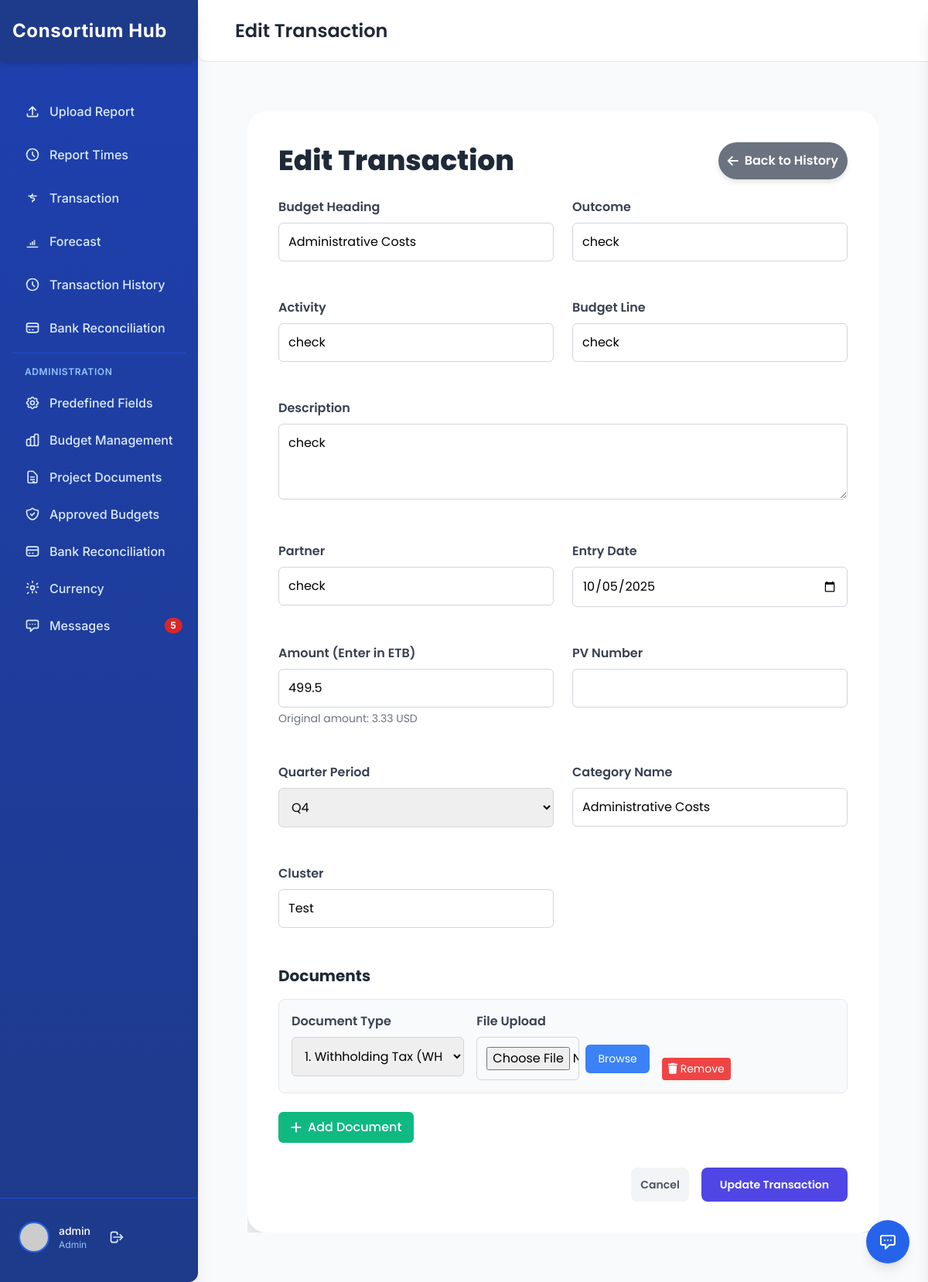
The app's page /edit_transaction.php?id=225 (signed in) with its own data.
### tables this page shows
CREATE TABLE `budget_preview` (
  `PreviewID` int(11) NOT NULL,
  `BudgetHeading` varchar(255) DEFAULT NULL,
  `Outcome` varchar(255) DEFAULT NULL,
  `Activity` varchar(255) DEFAULT NULL,
  `BudgetLine` varchar(255) DEFAULT NULL,
  `Description` text DEFAULT NULL,
  `Partner` varchar(255) DEFAULT NULL,
  `EntryDate` date DEFAULT NULL,
  `Amount` decimal(18,2) DEFAULT NULL,
  `PVNumber` varchar(50) DEFAULT NULL,
  `Documents` varchar(255) DEFAULT NULL,
  `DocumentPaths` text DEFAULT NULL,
  `DocumentTypes` varchar(500) DEFAULT NULL,
  `OriginalNames` varchar(500) DEFAULT NULL,
  `QuarterPeriod` varchar(10) DEFAULT NULL,
  `CategoryName` varchar(255) DEFAULT NULL,
  `OriginalBudget` decimal(18,2) DEFAULT NULL,
  `RemainingBudget` decimal(18,2) DEFAULT NULL,
  `ActualSpent` decimal(18,2) DEFAULT NULL,
  `VariancePercentage` decimal(5,2) DEFAULT NULL,
  `CreatedAt` timestamp NOT NULL DEFAULT current_timestamp(),
  `UpdatedAt` timestamp NOT NULL DEFAULT current_timestamp() ON UPDATE current_timestamp(),
  `cluster` varchar(255) DEFAULT NULL,
  `budget_id` int(11) DEFAULT NULL,
  `ForecastAmount` decimal(18,2) DEFAULT NULL,
  `COMMENTS` varchar(255) DEFAULT NULL,
  `ACCEPTANCE` varchar(255) DEFAULT NULL,
  `currency` varchar(3) DEFAULT 'ETB',
  `use_custom_rate` tinyint(1) NOT NULL DEFAULT 0,
  `usd_to_etb` decimal(18,4) DEFAULT NULL,
  `eur_to_etb` decimal(18,4) DEFAULT NULL,
  `usd_to_eur` decimal(18,4) DEFAULT NULL
);

### edit_transaction.php (the view, shortened to what the rows shown need)
<?php
require_once 'config.php';
require_once 'currency_functions_pdo.php';
$previewId = isset($_GET['id']) ? intval($_GET['id']) : 0;
if ($previewId > 0) {
    try {
        $query = "SELECT * FROM budget_preview WHERE PreviewID = :previewId";
        $stmt = $conn->prepare($query);
        $stmt->execute([':previewId' => $previewId]);
        $transaction = $stmt->fetch(PDO::FETCH_ASSOC);
        $currencyRates = [];
        if (!empty($transaction['cluster'])) {
            $currencyRates = getCurrencyRatesByClusterNamePDO($conn, $transaction['cluster']);
        } else {
            $currencyRates = [
                'USD_to_ETB' => 55.0000,
                'EUR_to_ETB' => 60.0000
            ];
        }
        $originalCurrency = $transaction['currency'] ?? 'USD';
        $amountInETB = convertCurrency($transaction['Amount'], $originalCurrency, 'ETB', $currencyRates);
    } catch (PDOException $e) {
        $_SESSION['error_message'] = "Error fetching transaction: " . $e->getMessage();
        header("Location: history.php");
        exit();
    }
} else {
    $_SESSION['error_message'] = "Invalid transaction ID.";
    header("Location: history.php");
    exit();
}
include 'header.php';
?>
<!DOCTYPE html>
<html lang="en">
<head>
    <script src="https://cdn.tailwindcss.com"></script>
    <link rel="stylesheet" href="https://cdnjs.cloudflare.com/ajax/libs/font-awesome/6.4.0/css/all.min.css">
</head>
<body>
<?php
$included = defined('INCLUDED_FROM_INDEX') || isset($GLOBALS['in_index_context']);
if (!$included):
?>
<div class="flex flex-col flex-1 min-w-0">
    <header class="flex items-center justify-between h-20 px-8 bg-white border-b border-gray-200 shadow-sm rounded-bl-xl">
        <div class="flex items-center">
            <h2 class="ml-4 text-2xl font-semibold text-gray-800">Edit Transaction</h2>
        </div>
    </header>
    <main class="flex-1 p-8 overflow-y-auto overflow-x-auto bg-gray-50">
<?php endif; ?>
    <div class="main-content-flex">
        <div class="content-container">
           <div id="editTransactionSection" class="bg-white p-4 sm:p-6 md:p-10 rounded-3xl shadow-2xl w-full mx-auto card-hover animate-fadeIn">
                <form method="POST" action="" enctype="multipart/form-data">
                    <div class="grid grid-cols-1 md:grid-cols-2 gap-6">
                        <div class="form-group">
                            <label class="form-label" for="budget_heading">Budget Heading</label>
                            <input type="text" id="budget_heading" name="budget_heading" class="form-input" value="<?php echo htmlspecialchars($transaction['BudgetHeading'] ?? ''); ?>" required>
                        </div>
                        <div class="form-group">
                            <label class="form-label" for="outcome">Outcome</label>
                            <input type="text" id="outcome" name="outcome" class="form-input" value="<?php echo htmlspecialchars($transaction['Outcome'] ?? ''); ?>">
                        </div>
                        <div class="form-group">
                            <label class="form-label" for="activity">Activity</label>
                            <input type="text" id="activity" name="activity" class="form-input" value="<?php echo htmlspecialchars($transaction['Activity'] ?? ''); ?>">
                        </div>
                        <div class="form-group">
                            <label class="form-label" for="budget_line">Budget Line</label>
                            <input type="text" id="budget_line" name="budget_line" class="form-input" value="<?php echo htmlspecialchars($transaction['BudgetLine'] ?? ''); ?>">
                        </div>
                        <div class="form-group md:col-span-2">
                            <label class="form-label" for="description">Description</label>
                            <textarea id="description" name="description" class="form-textarea" rows="3"><?php echo htmlspecialchars($transaction['Description'] ?? ''); ?></textarea>
                        </div>
                        <div class="form-group">
                            <label class="form-label" for="partner">Partner</label>
                            <input type="text" id="partner" name="partner" class="form-input" value="<?php echo htmlspecialchars($transaction['Partner'] ?? ''); ?>">
                        </div>
                        <div class="form-group">
                            <label class="form-label" for="entry_date">Entry Date</label>
                            <input type="date" id="entry_date" name="entry_date" class="form-input" value="<?php echo htmlspecialchars($transaction['EntryDate'] ?? ''); ?>" required>
                        </div>
                        <div class="form-group">
                            <label class="form-label" for="amount">Amount (Enter in ETB)</label>
                            <input type="number" step="0.01" id="amount" name="amount" class="form-input" value="<?php echo htmlspecialchars($amountInETB ?? 0); ?>" required>
                            <div class="text-sm text-gray-500 mt-1">
                                Original amount: <?php echo htmlspecialchars($transaction['Amount'] ?? 0); ?> USD
                            </div>
                        </div>
                        <div class="form-group">
                            <label class="form-label" for="quarter_period">Quarter Period</label>
                            <select id="quarter_period" name="quarter_period" class="form-select" required>
                                <option value="Q4" <?php echo ($transaction['QuarterPeriod'] ?? '') === 'Q4' ? 'selected' : ''; ?>>Q4</option>
                            </select>
                        </div>
                        <div class="form-group">
                            <label class="form-label" for="category_name">Category Name</label>
                            <input type="text" id="category_name" name="category_name" class="form-input" value="<?php echo htmlspecialchars($transaction['CategoryName'] ?? ''); ?>" required>
                        </div>
                        <div class="form-group">
                            <label class="form-label" for="cluster">Cluster</label>
                            <input type="text" id="cluster" name="cluster" class="form-input" value="<?php echo htmlspecialchars($transaction['cluster'] ?? ''); ?>" required>
                        </div>
                    </div>
                </form>
            </div>
        </div>
    </div>
<?php if (!$included): ?>
    </main>
</div>
<?php endif; ?>
</body>
</html>

### records on screen
budget_preview: budget_heading "Administrative Costs", outcome "check", activity "check", budget_line "check", description "check", partner "check", entry_date "10/05/2025", amount "499.5", Amount "3.33", quarter_period "Q4", category_name "Administrative Costs", cluster "Test"

### other values on screen
$unread_count "5"
$_SESSION['username'] "admin"
$_SESSION['role'] "Admin"
form field value "1. Withholding Tax (WHT) Payments"
